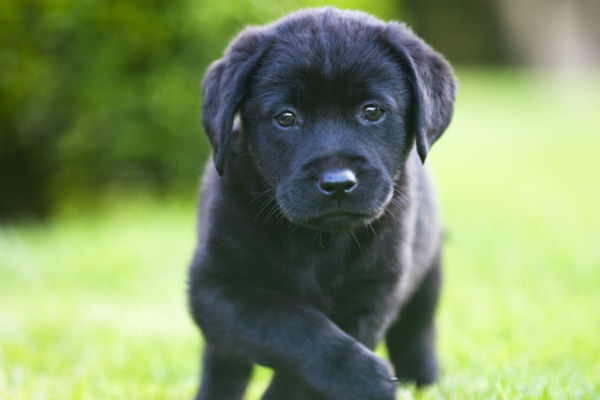
#> input picture Lab1/images/lab_puppy_dog_pictures.jpg, 600 x 400 px
$ python edge_detection.py
#> lines starting #> are read from the running program, lines starting #| are printed output that depends on the picture; after the words box and inside, x2 and y2 are one past the last pixel; in counts of white or black regions, pixels touching at a corner belong together
import cv2
import numpy as np
from matplotlib import pyplot as plt


def detect_edge(img_file = 'lab_puppy_dog_pictures'):
#> called with img_file = 'lab_puppy_dog_pictures'
	img = cv2.imread('lab_puppy_dog_pictures.jpg')
#> img is the input picture: shape (400, 600, 3); mean B, G, R 100.9, 145.5, 126.1
	edges = cv2.Canny(img, 100, 200)
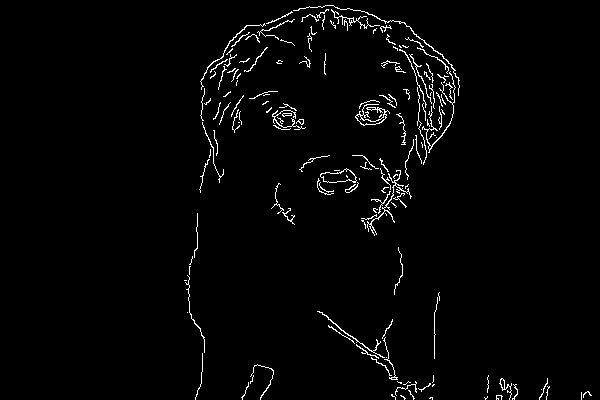
#> edges: shape (400, 600); 2.2% white in thin lines or dots, all inside (x1, y1, x2, y2) = (184, 5, 592, 400)


	plt.subplot(121),plt.imshow(img,cmap = 'gray')
	plt.title('Original Image'), plt.xticks([]), plt.yticks([])
	plt.subplot(122),plt.imshow(edges,cmap = 'gray')
	plt.title('Edge Image'), plt.xticks([]), plt.yticks([])

	plt.show()
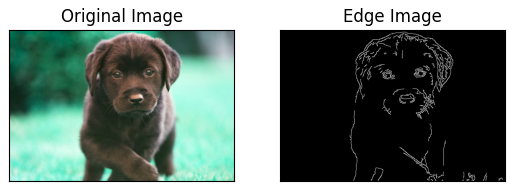
#> figure drawn by matplotlib, 2 panels; B, G, R data is drawn as R, G, B


def main():
	detect_edge()


if __name__ == '__main__':
	main()

$ run again, with Lab1/images/lab_puppy_template.jpg copied over Lab1/images/lab_puppy_dog_pictures.jpg
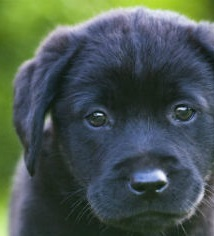
#> input picture Lab1/images/lab_puppy_template.jpg, 214 x 236 px
#> in detect_edge, img is the input picture: shape (236, 214, 3); mean B, G, R 80.9, 86.3, 72.6
#> in detect_edge, `edges = cv2.Canny(img, 100, 200)`:
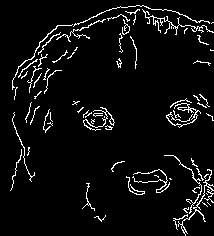
#> edges: shape (236, 214); 5.4% white in thin lines or dots
#> in detect_edge, `plt.show()`:
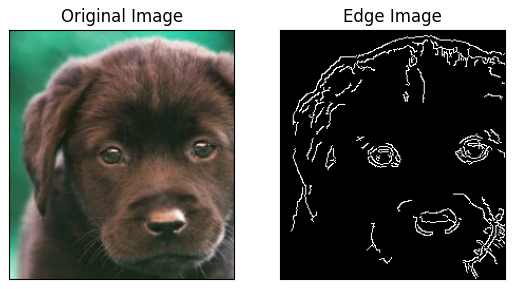
#> figure drawn by matplotlib, 2 panels; B, G, R data is drawn as R, G, B
